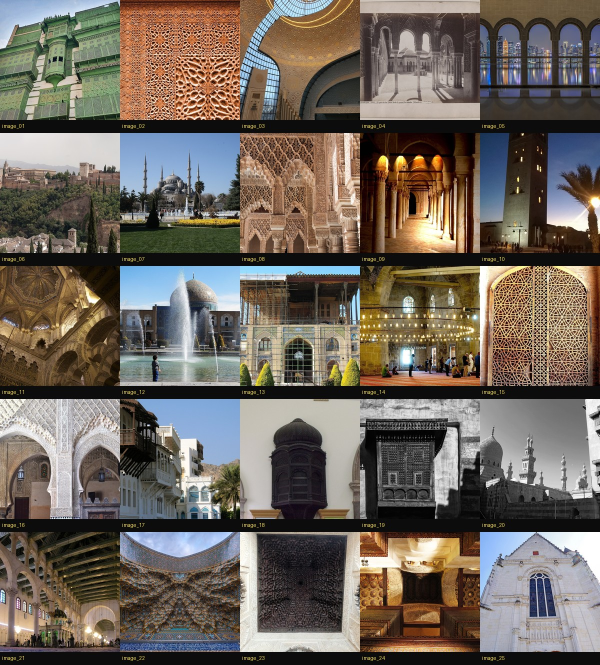
#> input picture dataset_islamic_parametric/_contact_sheet_review.jpg, 1200 x 1330 px (shown at 1/2 size)
$ python -i finalize_dataset.py   (imports and definitions only)
#> lines starting #> are read from the running program, lines starting #| are printed output that depends on the picture
#> further down, picture is the input picture: PIL image 1200x1330 RGB; mean R, G, B 110.7, 101.7, 92.6
"""Finalize a unique, license-aware architecture dataset for FLUX LoRA.

Deduplicates by content hash, tops-up from Wikimedia Commons free-license
sources, rebuilds manifest + captions + contact sheet + quality report.
Does not upload to Hugging Face or train.
"""

from __future__ import annotations

import argparse
import hashlib
import json
import re
import sys
import time
from collections import Counter
from datetime import UTC, datetime
from pathlib import Path

import requests
from PIL import Image, ImageDraw, ImageStat

sys.path.insert(0, str(Path(__file__).resolve().parent / "src"))
from islamic_parametric.constants import (  # noqa: E402
    DATASET_DIR,
    IMAGE_PATTERN,
    MANIFEST_PATH,
    NUM_IMAGES,
    TRIGGER_WORD,
    build_caption,
)

API = "https://commons.wikimedia.org/w/api.php"
UA = {"User-Agent": "flux-islamic-parametric-curate/1.0 (portfolio research)"}
OK_LICENSE = re.compile(
    r"(cc0|cc[- ]by(?:[- ]sa)?(?:[- ][0-9.]+)?|public domain|pd|no restrictions|pdm)",
    re.I,
)
MIN_LUMA = 70
MIN_CONTRAST = 35
MIN_SIDE = 1024
TARGET = NUM_IMAGES

# High-signal architecture filenames on Commons (free-license checked via API)
KNOWN: list[tuple[str, str]] = [
    ("jeddah_rawasheen", "Traditional_architecture_in_old_Jeddah,_Saudi_Arabia_(71)_(50702693833).jpg"),
    ("najaf_pattern", "Frattaleschi-Najaf.jpg"),
    ("cologne_mosque", "Interior_of_the_Cologne_Central_Mosque_-_Modern_dome,_minbar_and_calligraphy.jpg"),
    ("alhambra_lions", "Granada-_View_into_the_lion_court_of_the_Alhambra_(SM_stf113).png"),
    ("doha_mia", "Doha_-_Museum_of_Islamic_Art.jpg"),
    ("alhambra_spain", "Alhambra_Granada_Spain.jpg"),
    ("blue_mosque", "Blue_Mosque_Istanbul.jpg"),
    ("alhambra_leones", "Alhambra_Patio_de_los_Leones.jpg"),
    ("alhambra_cypress", "Alhambra_Court_of_the_Cypress_in_the_Alcázar_of_Seville.jpg"),
    ("alhambra_myrtles", "Alhambra_Court_of_the_Myrtles.jpg"),
    ("alhambra_ambassadors", "Alhambra_Hall_of_the_Ambassadors.jpg"),
    ("sultan_hassan", "Sultan_Hassan_Mosque_Cairo.jpg"),
    ("ibn_tulun", "Ibn_Tulun_Mosque_Cairo.jpg"),
    ("kairouan", "Great_Mosque_of_Kairouan.jpg"),
    ("koutoubia", "Koutoubia_Mosque_Marrakech.jpg"),
    ("zitouna", "Zitouna_Mosque_Tunis.jpg"),
    ("seville_maidens", "Alcazar_Seville_Court_of_the_Maidens.jpg"),
    ("seville_arches", "Alcazar_Seville_arches.jpg"),
    ("mezquita", "Mezquita_Cordoba.jpg"),
    ("naqsh_jahan", "Naqsh-e_Jahan_Square_Isfahan.jpg"),
    ("sheikh_lotfollah", "Sheikh_Lotfollah_Mosque_Isfahan.jpg"),
    ("ali_qapu", "Ali_Qapu_Isfahan.jpg"),
    ("suleymaniye", "Suleymaniye_Mosque_Istanbul.jpg"),
    ("selimiye", "Selimiye_Mosque_Edirne.jpg"),
    ("bahia", "Bahia_Palace_Marrakech.jpg"),
    ("ben_yusuf", "Ben_Yusuf_Madrasa_Marrakech.jpg"),
    ("sultan_ahmed", "Sultan_Ahmed_Mosque_Istanbul_2007_008.jpg"),
    ("sheikh_zayed", "Sheikh_Zayed_Mosque_Abu_Dhabi.jpg"),
    ("hassan_ii", "Hassan_II_Mosque_Casablanca.jpg"),
    ("qaitbay_mausoleum", "Mausoleum_of_Qaitbay_Cairo.jpg"),
    ("qaitbay_dome", "Dome_of_the_Qaitbay_Cemetery.jpg"),
    ("mashrabiya_cairo", "Mashrabiya_in_Cairo.jpg"),
    ("mashrabiya_wood", "Wooden_mashrabiya.jpg"),
    ("mashrabiya_window", "Mashrabiya_window,_Cairo.jpg"),
    ("mashrabiya_egypt", "Carved_wooden_mashrabiya,_Egypt.jpg"),
    ("mashrabiya_screen", "Mashrabiya_screen,_Cairo_Egypt.jpg"),
    ("albalad", "Al-Balad_Jeddah.jpg"),
    ("nasseef", "Nasseef_House.jpg"),
    ("rawashin", "Rawashin_Jeddah_old_town.jpg"),
    ("dome_rock", "Dome_of_the_Rock_Old_City_Jerusalem.jpg"),
    ("petronas", "Petronas_Towers_Kuala_Lumpur.jpg"),
    ("heydar", "Heydar_Aliyev_Center_Baku.jpg"),
    ("flame_towers", "Baku_Flame_Towers.jpg"),
    ("cayan", "Cayan_Tower_Dubai.jpg"),
    ("kingdom_centre", "Kingdom_Centre_Tower_Riyadh.jpg"),
    ("capital_gate", "Capital_Gate_Abu_Dhabi.jpg"),
    ("institut_monde", "Institut_du_Monde_Arabe,_Paris_21_November_2013.jpg"),
    ("institut_monde2", "Institut_du_monde_arabe,_Paris_2_August_2013.jpg"),
    ("ima_facade", "IMA_facade.jpg"),
    ("louvre_ad", "Louvre_Abu_Dhabi_(36356445474).jpg"),
    ("louvre_ad2", "Louvre_Abu_Dhabi_2.jpg"),
    ("doha_tower", "Doha_Tower,_Qatar.jpg"),
    ("burj_doha", "Burj_Doha_Tower.jpg"),
    ("masdar", "Masdar_City_Campus.jpg"),
    ("al_bahar", "Al_Bahar_Towers,_Abu_Dhabi.jpg"),
    ("girih", "Girih_tiles.jpg"),
    ("geometric_alhambra", "Islamic_geometric_patterns_in_the_Alhambra.jpg"),
    ("tilework", "Tilework_Ispahan.jpg"),
    ("islamic_tiling", "Islamic_geometric_tiling.jpg"),
    ("minaret_kairouan", "Minaret_of_the_Great_Mosque_of_Kairouan.jpg"),
    ("sultan_qalawun", "Qalawun_complex_Cairo_minaret.jpg"),
    ("islamic_art_cairo", "Islamic_Art_Museum_Cairo.jpg"),
    ("mia_doha_interior", "Museum_of_Islamic_Art_Doha_interior.jpg"),
    ("suleymaniye2", "Suleymaniye_Mosque_from_Galata.jpg"),
    ("blue_mosque2", "Blue_Mosque_courtyard.jpg"),
    ("alcazar_maidens2", "Real_Alcazar_Seville_Patio_de_las_Doncellas.jpg"),
    ("cordoba_hypostyle", "Mezquita_hypostyle_hall.jpg"),
    ("isfahan_bazaar", "Bazaar_of_Isfahan.jpg"),
    ("fes_madrasa", "Bou_Inania_Madrasa_Fes.jpg"),
    ("morocco_riad", "Riad_courtyard_Marrakech.jpg"),
    ("islamic_screen", "Islamic_wooden_screen.jpg"),
    ("mamluk_door", "Mamluk_wooden_door_Cairo.jpg"),
    ("girih_door", "Girih_pattern_door.jpg"),
    ("muqarnas", "Muqarnas_dome.jpg"),
    ("muqarnas2", "Stalactite_work_muqarnas.jpg"),
    ("pointed_arches", "Pointed_arches_Gothic_cathedral.jpg"),
    ("islamic_arch", "Islamic_arch_doorway_Cairo.jpg"),
]

CORE_BY_QUERY = {
    "jeddah_rawasheen": "ornate rawasheen timber bay windows on a historic Jeddah coral-stone facade in bright daylight",
    "najaf_pattern": "intricate geometric star-pattern tilework screen with strong daylight contrast",
    "cologne_mosque": "modern mosque interior with a luminous dome, minbar and calligraphy under soft daylight",
    "alhambra_lions": "courtyard of the Alhambra with carved arcades, slender columns and bilateral symmetry",
    "doha_mia": "museum of Islamic art volume with stacked limestone masses and geometric apertures at golden hour",
    "alhambra_spain": "Alhambra palace exterior with geometric stucco and reflecting water under clear sky",
    "blue_mosque": "monumental mosque exterior with cascading domes and pencil minarets under blue sky",
    "alhambra_leones": "courtyard of the lions with fine muqarnas, arcades and crisp sun shadows",
    "alhambra_cypress": "palace garden court with cypress alignment, arches and patterned paving",
    "alhambra_myrtles": "long reflecting pool court framed by myrtles, arcades and structural rhythm",
    "alhambra_ambassadors": "throne hall with gilded dome, geometric panels and axial symmetry",
    "sultan_hassan": "monumental Mamluk mosque-madrasa portal with deep muqarnas vaulting in hard sunlight",
    "ibn_tulun": "open-air hypostyle mosque courtyard with arcades, brick minaret and geometric repetition",
    "kairouan": "great mosque courtyard with whitewashed arcades, minaret mass and strict modular rhythm",
    "koutoubia": "minaret and prayer hall in warm daylight with geometric relief",
    "zitouna": "historic mosque courtyard with column screen and bright Mediterranean light",
    "seville_maidens": "alcázar courtyard with multifoil arches, tile dados and filtered daylight",
    "seville_arches": "palace arcade with interlocking arches and geometric tilework",
    "mezquita": "hypostyle hall of red-and-white double arches repeating in deep perspective",
    "naqsh_jahan": "vast royal square with portal iwan, turquoise tile and rhythmic arcades",
    "sheikh_lotfollah": "mosque dome chamber with arabesque tiling and soft oculus light",
    "ali_qapu": "palace veranda with music room perforations and geometric ceiling",
    "suleymaniye": "imperial mosque silhouette with domes and minarets above the city",
    "selimiye": "central-plan mosque with massive dome and pencil minarets",
    "bahia": "riad palace courtyard with carved cedar, zellige and sunlit gardens",
    "ben_yusuf": "madrasa courtyard with stucco, cedar and geometric paving in daylight",
    "sultan_ahmed": "blue mosque exterior with dome cascade and imperial scale",
    "sheikh_zayed": "grand mosque colonnade with white marble arches and gold accents",
    "hassan_ii": "coastal mosque with tall minaret and geometric concrete screen",
    "qaitbay_mausoleum": "circles mausoleum facade with marquetry and bright desert light",
    "qaitbay_dome": "domed funerary complex with geometric inlay and sharp shadows",
    "mashrabiya_cairo": "wooden mashrabiya screen wrapping a courtyard facade in warm light",
    "mashrabiya_turned": "turned wooden lattice mashrabiya casting dense geometric shadow",
    "mashrabiya_window": "projecting mashrabiya window with delicate lattice and street daylight",
    "mashrabiya_egypt": "carved wooden mashrabiya panel with Islamic geometry",
    "mashrabiya_screen": "full-height mashrabiya screen filtering strong sunlight",
    "albalad": "historic Jeddah street with multi-storey rawasheen and coral-stone facades",
    "nasseef": "historic Jeddah merchant house with carved timber projections",
    "rawashin": "row of timber rawasheen elevations with rhythmic openings",
    "dome_rock": "octagonal shrine with gold dome, mosaic drum and geometric arcades",
    "petronas": "twin towers with geometric podium and polished facade reflections",
    "heydar": "fluid cultural center shell with sweeping white curves",
    "flame_towers": "tilted tower cluster with faceted glass against sky",
    "cayan": "twisting residential tower with continuous glass ribbon",
    "kingdom_centre": "tall tower with inverted-parabola void and glass bridge",
    "capital_gate": "leaning tower with diagrid exoskeleton in bright light",
    "institut_monde": "cultural institute facade of motorized geometric apertures",
    "institut_monde2": "institute facade detail of aluminum diaphragm screen",
    "ima_facade": "geometric metal facade grid with layered depth",
    "louvre_ad": "dome of interlocking geometric rosettes casting dappled light",
    "louvre_ad2": "museum waterfront volume under a perforated dome",
    "doha_tower": "cylindrical tower with lacy geometric cladding and sky",
    "burj_doha": "tall cylindrical tower with mashrabiya-inspired skin",
    "masdar": "low-rise campus with shaded geometric canopies and desert light",
    "al_bahar": "twin towers with responsive triangular sunshade facade",
    "girih": "girih strip tiling with interlaced star polygons",
    "geometric_alhambra": "wall of interlocking Islamic star and polygon geometry",
    "tilework": "dense glazed tilework with muqarnas-like geometric field",
    "islamic_tiling": "repeating Islamic tessellation in strong color",
    "minaret_kairouan": "square minaret with stacked geometric decoration",
    "sultan_qalawun": "Mamluk complex facade with stone inlay and portal depth",
    "islamic_art_cairo": "museum gallery of Islamic objects under controlled daylight",
    "mia_doha_interior": "museum atrium with geometric screens and warm stone",
    "suleymaniye2": "imperial mosque and city skyline in clear daylight",
    "blue_mosque2": "mosque courtyard arcade with lead domes and geometry",
    "alcazar_maidens2": "courtyard of maidens with polylobed arches and reflection",
    "cordoba_hypostyle": "forest of double arches in the hypostyle prayer hall",
    "isfahan_bazaar": "covered bazaar vaults with brick geometry and light wells",
    "fes_madrasa": "madrasa courtyard with zellige, cedar and carved plaster",
    "morocco_riad": "riad courtyard with pool, arches and geometric tile",
    "islamic_screen": "freestanding Islamic geometric screen with daylight behind",
    "mamluk_door": "massive wooden door with geometric metal studs",
    "girih_door": "door leaf with girih star composition",
    "muqarnas": "muqarnas vault with honeycomb cell geometry",
    "muqarnas2": "stalactite muqarnas corner under soft light",
    "pointed_arches": "sequence of pointed arches with strict modular rhythm",
    "islamic_arch": "Islamic pointed arch doorway with carved surround",
}


def thumb_hash(im: Image.Image) -> str:
    return hashlib.md5(im.resize((32, 32)).convert("RGB").tobytes()).hexdigest()


# [6 lines left out: function phash, not called in this run]


def luma(im: Image.Image) -> float:
    return ImageStat.Stat(im.convert("L").resize((64, 64))).mean[0]


def contrast(im: Image.Image) -> float:
    return ImageStat.Stat(im.convert("L").resize((64, 64))).stddev[0]


def prepare_square(im: Image.Image) -> Image.Image | None:
    w, h = im.size
#> w = 1200; h = 1330
    side = min(w, h)
#> side = 1200
    if side < int(MIN_SIDE * 0.85):
        return None
    left, top = (w - side) // 2, (h - side) // 2
#> left = 0; top = 65
    im = im.crop((left, top, left + side, top + side))
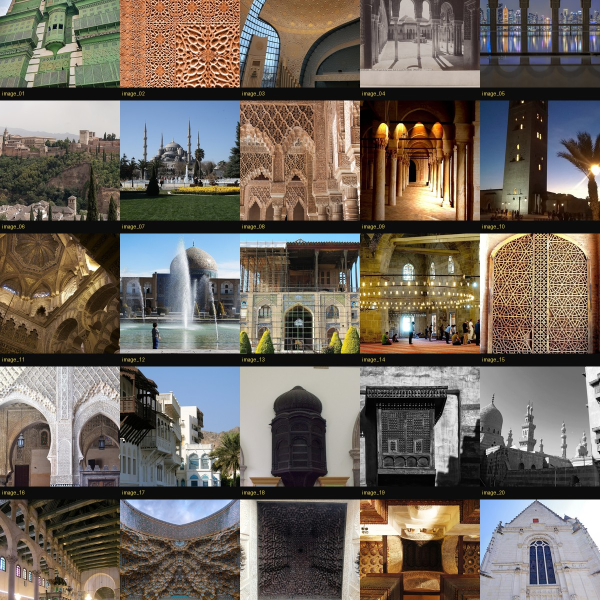
#> im: PIL image 1200x1200 RGB (shown at 1/2 size); mean R, G, B 111, 102.2, 93
    if side < MIN_SIDE:
        im = im.resize((MIN_SIDE, MIN_SIDE), Image.Resampling.LANCZOS)
    elif side > 1600:
        im = im.resize((1600, 1600), Image.Resampling.LANCZOS)
    return im


def strip_html(s: str) -> str:
    return re.sub(r"<[^>]+>", "", s or "").strip()


def _norm_fn(s: str) -> str:
    return re.sub(r"[\s_]+", " ", s.strip().lower())


# [110 lines left out: functions commons_titles, file_path_url, download_filtered, load_manifest, not called in this run]


def save_manifest(entries: list[dict]) -> None:
    Path(MANIFEST_PATH).write_text(json.dumps(entries, indent=2, ensure_ascii=False), encoding="utf-8")


# [10 lines left out: function collect_existing_hashes, not called in this run]


def key_for_query(tag: str) -> str:
    return tag


# [336 lines left out: functions build_caption_for, write_captions, contact_sheet, quality_report, renumber, download_topup and 1 more, not called in this run]


# [2 lines not run here, left out]

>>> from PIL import Image
>>> picture = Image.open('dataset_islamic_parametric/_contact_sheet_review.jpg')
>>> result = prepare_square(picture)
